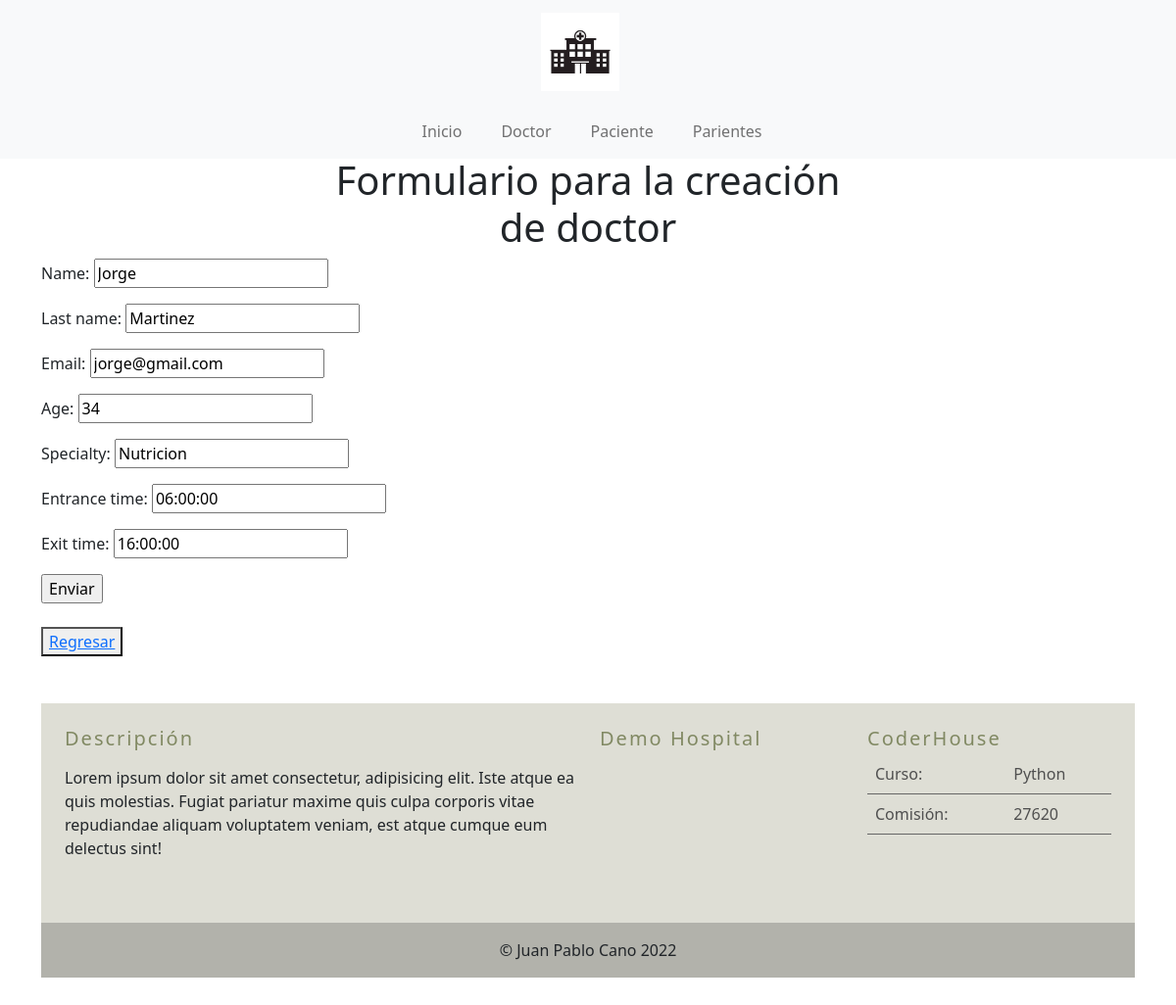
The page /hospital/doctor/update/fca156f8f51547d490ad563b6e83f747 on the database as committed earlier.
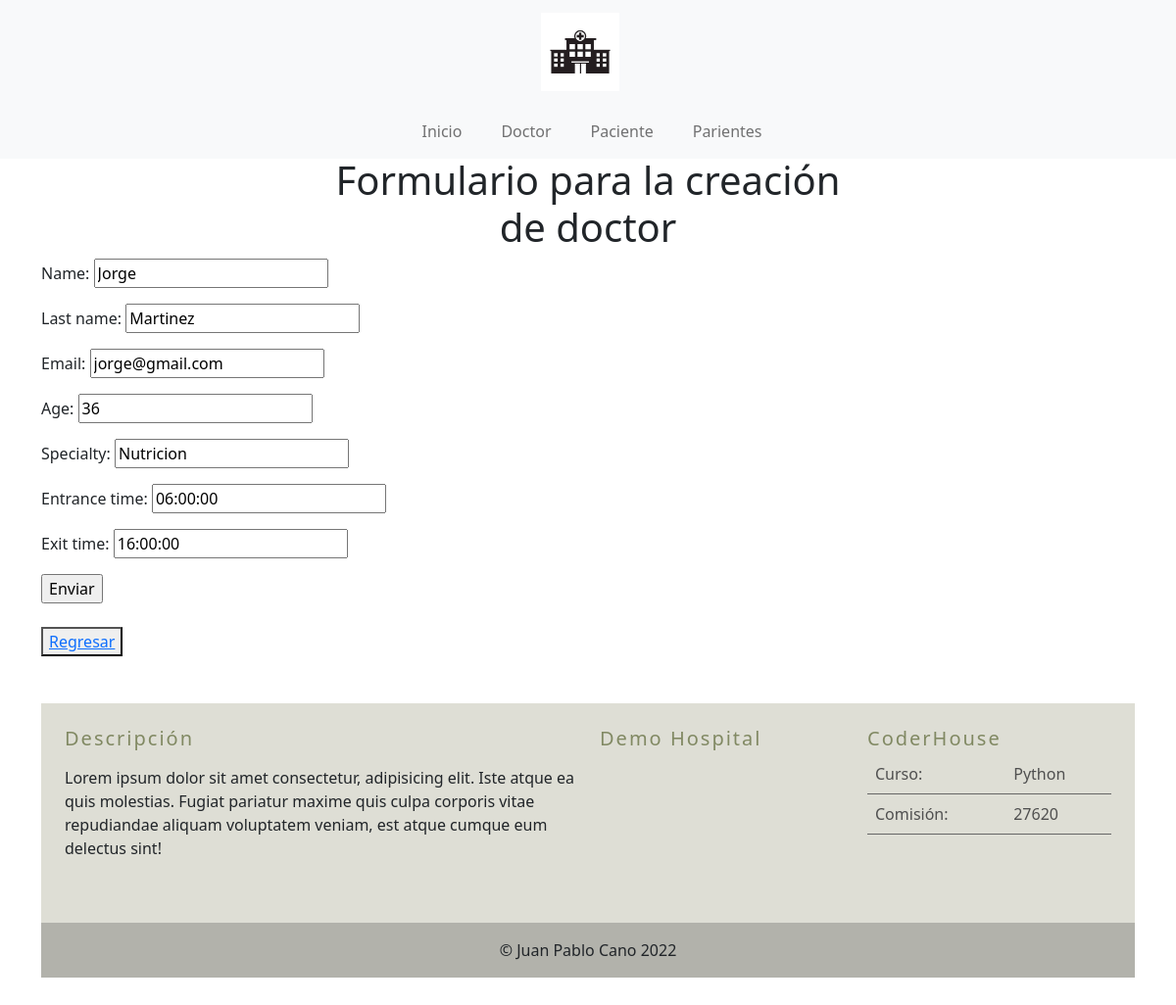
The same page on the database as committed later.
### hospitalApp/models.py (models this page shows, shortened)
class Doctor(models.Model):
    id = models.UUIDField(default=uuid.uuid4, editable=False, primary_key=True)
    name = models.CharField(max_length=255)
    last_name = models.CharField(max_length=255)
    email = models.EmailField(max_length=255)
    age = models.IntegerField()
    specialty = models.CharField(max_length=255)
    entrance_time = models.TimeField()
    exit_time = models.TimeField()

### hospitalApp/views.py (the view)
# urls.py: path('doctor/update/<pk>', DoctorUpdate.as_view(), name='doctor_update'),
class DoctorUpdate(UpdateView):
    model = Doctor
    success_url = reverse_lazy('doctors_list')
    fields = ['name', 'last_name', 'email', 'age', 'specialty', 'entrance_time', 'exit_time']

### hospitalApp/templates/hospitalApp/doctor_form.html
{% extends "hospitalApp/base.html" %}
{% load static %}
{% block title %}
<h1>
    Formulario para la creación de doctor
</h1>
{% endblock %}
{% block bodyContext %}
<form method="post">{% csrf_token %}
    {{ form.as_p}}
    <input type="submit" value="Enviar">
</form>
<br />
<button>
    <a href="{% url 'doctors_list' %}">Regresar</a>
</button>
{% endblock %}

Rows that differ between the two databases and show on the page:
changed Doctor "Jorge": age "34" → "36"
